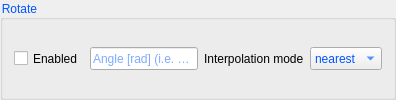
            <widget class="QGroupBox" name="groupBox_16">
             <property name="autoFillBackground">
              <bool>true</bool>
             </property>
             <property name="styleSheet">
              <string notr="true">color: rgb(0, 85, 255);</string>
             </property>
             <property name="title">
              <string>Rotate</string>
             </property>
             <layout class="QGridLayout" name="gridLayout_3">
              <item row="0" column="0">
               <widget class="QCheckBox" name="rotateEnabled">
                <property name="sizePolicy">
                 <sizepolicy hsizetype="Preferred" vsizetype="Preferred">
                  <horstretch>0</horstretch>
                  <verstretch>0</verstretch>
                 </sizepolicy>
                </property>
                <property name="maximumSize">
                 <size>
                  <width>16777215</width>
                  <height>16777215</height>
                 </size>
                </property>
                <property name="styleSheet">
                 <string notr="true">color: rgb(0, 0, 0);</string>
                </property>
                <property name="text">
                 <string>Enabled</string>
                </property>
               </widget>
              </item>
              <item row="0" column="1">
               <widget class="QLineEdit" name="rotateAngle">
                <property name="minimumSize">
                 <size>
                  <width>0</width>
                  <height>23</height>
                 </size>
                </property>
                <property name="maximumSize">
                 <size>
                  <width>16777215</width>
                  <height>16777215</height>
                 </size>
                </property>
                <property name="styleSheet">
                 <string notr="true">color: rgb(0, 85, 255);</string>
                </property>
                <property name="placeholderText">
                 <string>Angle [rad] (i.e. 0.5)</string>
                </property>
               </widget>
              </item>
              <item row="0" column="2">
               <widget class="QLabel" name="label_7">
                <property name="sizePolicy">
                 <sizepolicy hsizetype="Preferred" vsizetype="Preferred">
                  <horstretch>0</horstretch>
                  <verstretch>0</verstretch>
                 </sizepolicy>
                </property>
                <property name="maximumSize">
                 <size>
                  <width>16777215</width>
                  <height>16777215</height>
                 </size>
                </property>
                <property name="styleSheet">
                 <string notr="true">color: rgb(0, 0, 0);</string>
                </property>
                <property name="text">
                 <string>Interpolation mode</string>
                </property>
               </widget>
              </item>
              <item row="0" column="3">
               <widget class="QComboBox" name="rotateInterpolationMode">
                <property name="sizePolicy">
                 <sizepolicy hsizetype="Expanding" vsizetype="Fixed">
                  <horstretch>0</horstretch>
                  <verstretch>0</verstretch>
                 </sizepolicy>
                </property>
                <property name="minimumSize">
                 <size>
                  <width>0</width>
                  <height>23</height>
                 </size>
                </property>
                <property name="maximumSize">
                 <size>
                  <width>16777215</width>
                  <height>16777215</height>
                 </size>
                </property>
                <property name="styleSheet">
                 <string notr="true">color: rgb(0, 85, 255);</string>
                </property>
                <property name="editable">
                 <bool>false</bool>
                </property>
                <property name="currentText">
                 <string>nearest</string>
                </property>
                <property name="placeholderText">
                 <string/>
                </property>
                <item>
                 <property name="text">
                  <string>nearest</string>
                 </property>
                </item>
                <item>
                 <property name="text">
                  <string>bilinear</string>
                 </property>
                </item>
               </widget>
              </item>
             </layout>
            </widget>
